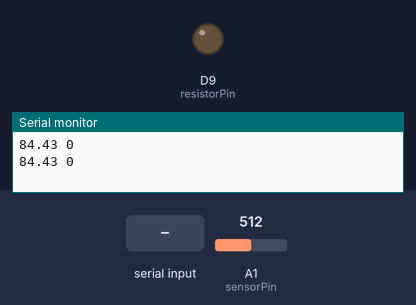
A sketch run on a simulated Arduino Zero (SAMD21). Shown: output pins drawn as LEDs (lit = HIGH), the last lines printed to the serial monitor. The test bench sets the inputs (shaded band); at power-on: A1 (sensorPin) = 512 (analog values on the 0–1023 scale).

Above: at 2.8 s.
2.9 s: "90,45\n" received over Serial
At 3.8 s:
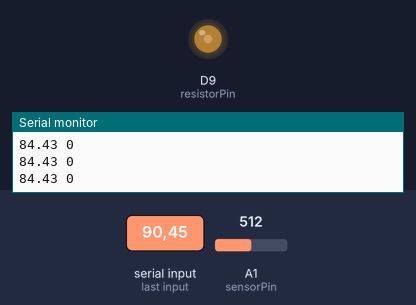
7.1 s: "30,150\n" received over Serial
At 9.9 s:
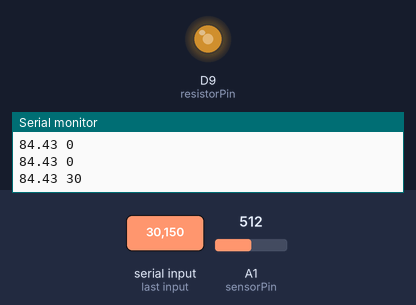
11.3 s: "200\n" received over Serial
At 13.4 s:
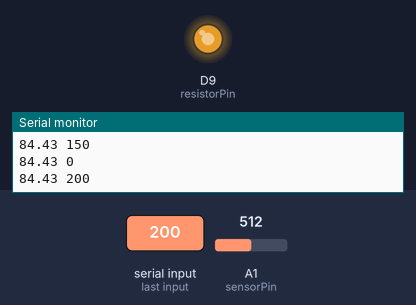
15.5 s: "90\n" received over Serial
At 16.6 s:
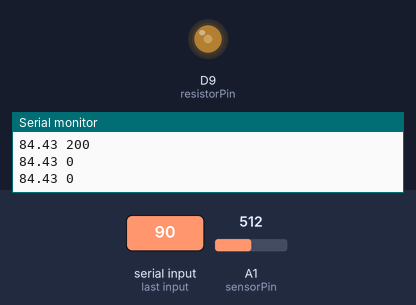
Timing chart, 0 to 19.5 s (numbered marks = the images above; inputs shaded):
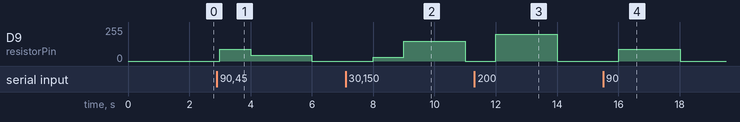

Measured:
- after the input at 2.9 s, D9 (resistorPin): 0/255 → 90/255 after 0.10 s, → 45/255 1.0 s later, → 0/255 2.0 s later
- after the input at 7.1 s, D9 (resistorPin): 0/255 → 30/255 after 0.90 s, → 150/255 1.0 s later, → 0/255 2.0 s later
- after the input at 11.3 s, D9 (resistorPin): 0/255 → 200/255 after 0.71 s, → 0/255 2.0 s later
- after the input at 15.5 s, D9 (resistorPin): 0/255 → 90/255 after 0.51 s, → 0/255 2.0 s later

The sketch:

HeatingTest.ino
```cpp
int sensorPin = A1;
int resistorPin = 9;
int sensorValue;
int pulseWidth = 0;
float voltageValue;
float temperature;

void setup() {
  Serial.begin(9600);
  pinMode(sensorPin, INPUT);
  pinMode(resistorPin, OUTPUT);
  analogWrite(resistorPin, 0);
  analogReadResolution(12);
}

void loop() {
  if(Serial.available() > 0) {
    pulseWidth = Serial.parseInt();
    analogWrite(resistorPin, pulseWidth);
  }
  delay(1000);
  sensorValue = analogRead(sensorPin);
  voltageValue = 2 * (float(sensorValue) / 4095) * 3.3; // Output voltage from temperature sensor
  temperature = ((voltageValue / (5.04 / 5)) - 1.375) / .0225; // Transfer function
  Serial.print(temperature);
  Serial.print(" ");
  Serial.print(pulseWidth);
  Serial.print("\n");
}
```
